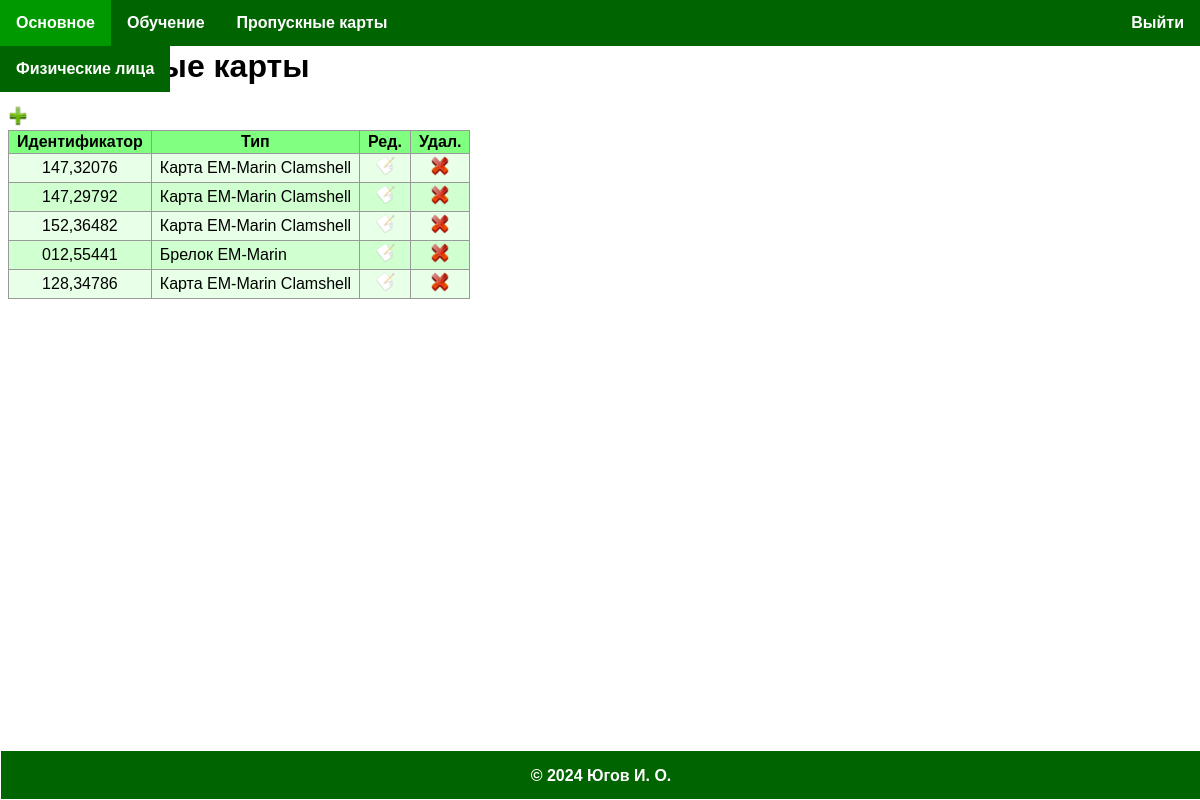
The page /pass_cards/pass_cards/pass_card/list/ (signed in) on the database its author committed.
### pass_cards/models.py (models this page shows, shortened)
class PassCard(models.Model):
    pass_id = models.CharField(_('Идентификатор'), validators=[pass_id_validator], max_length=9)
    '''Идентификатор.'''
    pass_type = models.ForeignKey(PassCardType, null=True, on_delete=models.RESTRICT, verbose_name='Тип')
    '''Тип.'''
    class Meta:
        verbose_name = _('Пропускная карта')
        verbose_name_plural = _('Пропускные карты')

class PassCardType(models.Model):
    title = models.CharField(_('Наименование'), max_length=50, unique=True)
    '''Наименование.'''
    class Meta:
        verbose_name = _('Тип пропускных карт')
        verbose_name_plural = _('Типы пропускных карт')
    def __str__(self):
       return self.title

### pass_cards/views.py (the view)
# urls.py: path('pass_cards/pass_card/list/', views.pass_card_list, name='pass_card_list'),
@login_required(login_url='/login/')
def pass_card_list(request):
    pass_cards = PassCard.objects.all()
    return render(request, 'pass_card_list.html', {'pass_card_list': pass_cards})

### templates/pass_card_list.html
{% extends 'base.html' %}
{% load static %}
{% block content %}
    <h1>Пропускные карты</h1>
    <a href="{% url 'pass_card_new' %}"><img class="action-icon" src="{% static 'icons/add.png' %}" alt="Создать"></a>
    <table class="catalog-items">
        <tr>
            <th>Идентификатор</th>
            <th>Тип</th>
            <th>Ред.</th>
            <th>Удал.</th>
        </tr>
    {% for pass_card in pass_card_list %}
        <tr class="{% cycle 'odd' 'even' %}">
            <td class="cell-label">{{ pass_card.pass_id }}</td>
            <td class="cell-text">{{ pass_card.pass_type }}</td>
            <td class="cell-button"><a href="{% url 'pass_card_edit' pass_card.pk %}"><img class="action-icon" src="{% static 'icons/edit.png' %}" alt="Изменить"></a></td>
            <td class="cell-button"><a href="{% url 'pass_card_delete' pass_card.pk %}"><img class="action-icon" src="{% static 'icons/delete.png' %}" alt="Удалить"></a></td>
        </tr>
    {% endfor %}
    </table>
{% endblock %}

### templates/static/css/main.css (style rules this page uses)
body { font-family: Arial, sans-serif; }
.catalog-items { border-collapse: collapse; }
.catalog-items th, .catalog-items td { padding: 2px 8px; border: 1px solid #999; }
.catalog-items th { background-color: #80ff80; font-weight: bold; text-align: center; }
.catalog-items td { text-align: left; }
.catalog-items tbody tr:nth-child(odd) { background-color: #d0ffd0; }
.catalog-items tbody tr:nth-child(even) { background-color: #e8ffe8; }
.catalog-items .cell-text { text-align: left; }
.catalog-items .cell-date, .catalog-items .cell-label, .catalog-items .cell-button { text-align: center; }
.action-icon { height: 20px; width: 20px; }

### rows shown on the page
PassCard: pass_id "147,32076", pass_type "Карта EM-Marin Clamshell"
PassCard: pass_id "147,29792", pass_type "Карта EM-Marin Clamshell"
PassCard: pass_id "152,36482", pass_type "Карта EM-Marin Clamshell"
PassCard: pass_id "012,55441", pass_type "Брелок EM-Marin"
PassCard: pass_id "128,34786", pass_type "Карта EM-Marin Clamshell"
